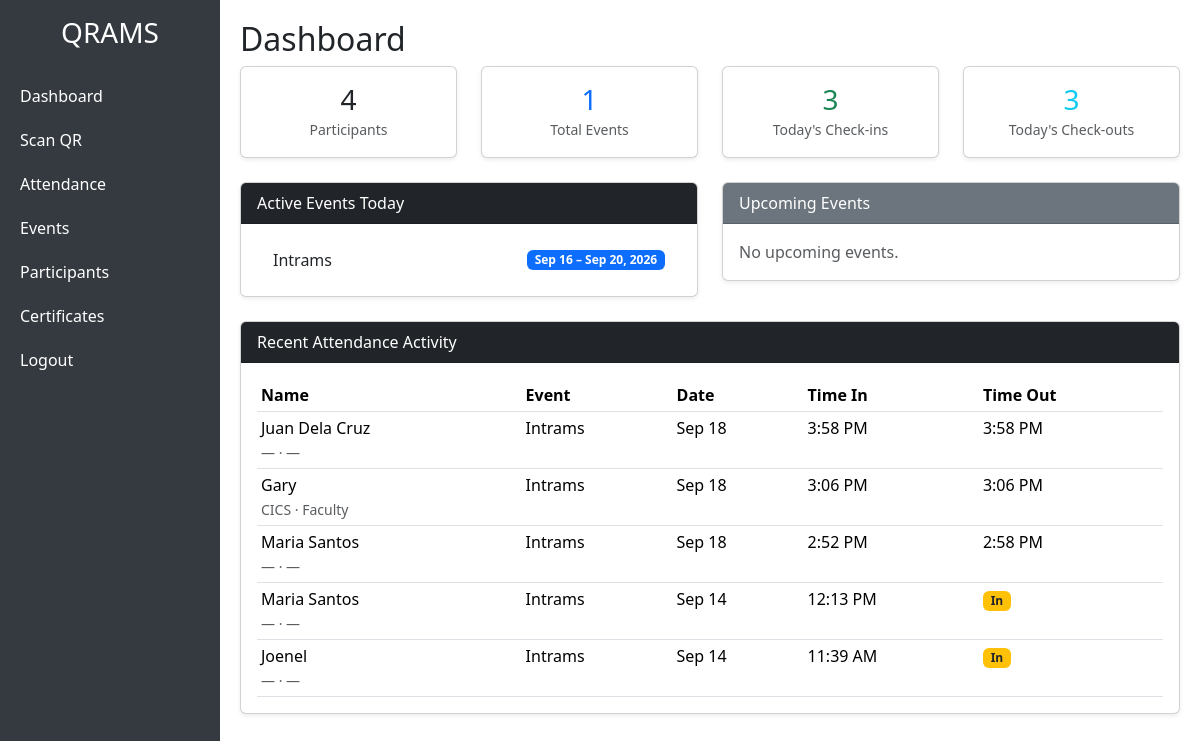
Page /admin/dashboard.php (signed in) on the committed database.
### tables this page shows
CREATE TABLE `events` (
  `id` int(11) NOT NULL,
  `event_name` varchar(100) NOT NULL,
  `start_date` date NOT NULL,
  `end_date` date NOT NULL,
  `allowed_departments` text DEFAULT NULL,
  `allowed_year_levels` text DEFAULT NULL,
  `venue_lat` decimal(10,8) DEFAULT NULL,
  `venue_lng` decimal(11,8) DEFAULT NULL,
  `radius_meters` int(11) DEFAULT 100,
  `signatory_name` varchar(100) DEFAULT NULL,
  `signatory_signature` varchar(255) DEFAULT NULL
);

CREATE TABLE `attendance` (
  `id` int(11) NOT NULL,
  `user_id` int(11) NOT NULL,
  `event_id` int(11) NOT NULL,
  `attendance_date` date NOT NULL,
  `latitude` decimal(10,8) DEFAULT NULL,
  `longitude` decimal(11,8) DEFAULT NULL,
  `accuracy` float DEFAULT NULL,
  `time_in` datetime NOT NULL,
  `time_out` datetime DEFAULT NULL,
  `out_latitude` decimal(10,8) DEFAULT NULL,
  `out_longitude` decimal(11,8) DEFAULT NULL,
  `out_accuracy` float DEFAULT NULL
);

CREATE TABLE `users` (
  `id` int(11) NOT NULL,
  `name` varchar(100) NOT NULL,
  `role` varchar(50) NOT NULL,
  `department` varchar(100) DEFAULT NULL,
  `year_level` varchar(50) DEFAULT NULL,
  `email` varchar(100) DEFAULT NULL
);

### admin/dashboard.php (the view, shortened to what this page needs)
<?php include 'header.php'; ?>
<h2>Dashboard</h2>
<?php
$today = date('Y-m-d');
$totalUsers = (int)$conn->query("SELECT COUNT(*) FROM users")->fetchColumn();
$totalEvents = (int)$conn->query("SELECT COUNT(*) FROM events")->fetchColumn();
$stmt = $conn->prepare("SELECT COUNT(*) FROM attendance WHERE attendance_date = ?");
$stmt->execute([$today]);
$todayCheckins = (int)$stmt->fetchColumn();
$stmt = $conn->prepare("SELECT COUNT(*) FROM attendance WHERE attendance_date = ? AND time_out IS NOT NULL");
$stmt->execute([$today]);
$todayCheckouts = (int)$stmt->fetchColumn();
?>
<div class="row mb-4">
    <div class="col-md-3">
        <div class="card text-center shadow-sm">
            <div class="card-body">
                <h3 class="mb-0"><?= $totalUsers ?></h3>
                <small class="text-muted">Participants</small>
            </div>
        </div>
    </div>
    <div class="col-md-3">
        <div class="card text-center shadow-sm">
            <div class="card-body">
                <h3 class="mb-0 text-primary"><?= $totalEvents ?></h3>
                <small class="text-muted">Total Events</small>
            </div>
        </div>
    </div>
    <div class="col-md-3">
        <div class="card text-center shadow-sm">
            <div class="card-body">
                <h3 class="mb-0 text-success"><?= $todayCheckins ?></h3>
                <small class="text-muted">Today's Check-ins</small>
            </div>
        </div>
    </div>
    <div class="col-md-3">
        <div class="card text-center shadow-sm">
            <div class="card-body">
                <h3 class="mb-0 text-info"><?= $todayCheckouts ?></h3>
                <small class="text-muted">Today's Check-outs</small>
            </div>
        </div>
    </div>
</div>
<div class="row">
    <div class="col-md-6">
        <div class="card shadow-sm mb-4">
            <div class="card-header bg-dark text-white">
                Active Events Today
            </div>
            <div class="card-body">
                <?php
                $stmt = $conn->prepare("
                    SELECT id, event_name, start_date, end_date
                    FROM events
                    WHERE ? BETWEEN start_date AND end_date
                    ORDER BY start_date DESC
                ");
                $stmt->execute([$today]);
                $activeList = $stmt->fetchAll(PDO::FETCH_ASSOC);
                if (empty($activeList)) {
                    echo '<p class="text-muted mb-0">No events active today.</p>';
                } else {
                    echo '<ul class="list-group list-group-flush">';
                    foreach ($activeList as $e) {
                        $range = $e['start_date'] === $e['end_date']
                            ? date('M j, Y', strtotime($e['start_date']))
                            : date('M j', strtotime($e['start_date'])) . ' – ' . date('M j, Y', strtotime($e['end_date']));
                        echo '<li class="list-group-item d-flex justify-content-between align-items-center">'
                           . htmlspecialchars($e['event_name'])
                           . '<span class="badge bg-primary">' . $range . '</span>'
                           . '</li>';
                    }
                    echo '</ul>';
                }
                ?>
            </div>
        </div>
    </div>
    <div class="col-md-6">
        <div class="card shadow-sm mb-4">
            <div class="card-header bg-secondary text-white">
                Upcoming Events
            </div>
            <div class="card-body">
                <?php
                $stmt = $conn->prepare("
                    SELECT id, event_name, start_date, end_date
                    FROM events
                    WHERE start_date > ?
                    ORDER BY start_date ASC
                    LIMIT 5
                ");
                $stmt->execute([$today]);
                $upcoming = $stmt->fetchAll(PDO::FETCH_ASSOC);
                if (empty($upcoming)) {
                    echo '<p class="text-muted mb-0">No upcoming events.</p>';
                }
                ?>
            </div>
        </div>
    </div>
</div>
<div class="card shadow-sm">
    <div class="card-header bg-dark text-white">
        Recent Attendance Activity
    </div>
    <div class="card-body">
        <?php
        $stmt = $conn->query("
            SELECT a.attendance_date, a.time_in, a.time_out,
                   u.name, u.department, u.year_level,
                   e.event_name
            FROM attendance a
            JOIN users  u ON u.id = a.user_id
            JOIN events e ON e.id = a.event_id
            ORDER BY a.time_in DESC
            LIMIT 10
        ");
        $recent = $stmt->fetchAll(PDO::FETCH_ASSOC);
        if (empty($recent)) {
            echo '<p class="text-muted mb-0">No attendance recorded yet.</p>';
        } else {
        ?>
            <table class="table table-sm table-hover mb-0">
                <thead>
                    <tr>
                        <th>Name</th>
                        <th>Event</th>
                        <th>Date</th>
                        <th>Time In</th>
                        <th>Time Out</th>
                    </tr>
                </thead>
                <tbody>
                    <?php foreach ($recent as $r): ?>
                        <tr>
                            <td>
                                <?= htmlspecialchars($r['name']) ?>
                                <br><small class="text-muted">
                                    <?= htmlspecialchars($r['department'] ?? '—') ?> ·
                                    <?= htmlspecialchars($r['year_level'] ?? '—') ?>
                                </small>
                            </td>
                            <td><?= htmlspecialchars($r['event_name']) ?></td>
                            <td><?= date('M j', strtotime($r['attendance_date'])) ?></td>
                            <td><?= date('g:i A', strtotime($r['time_in'])) ?></td>
                            <td>
                                <?php if ($r['time_out']): ?>
                                    <?= date('g:i A', strtotime($r['time_out'])) ?>
                                <?php else: ?>
                                    <span class="badge bg-warning text-dark">In</span>
                                <?php endif; ?>
                            </td>
                        </tr>
                    <?php endforeach; ?>
                </tbody>
            </table>
        <?php } ?>
    </div>
</div>
<?php include 'footer.php'; ?>

### admin/header.php (style rules this page uses)
body { min-height: 100vh; display: flex; }

### rows in the picture
events: event_name "Intrams", range "Sep 16 – Sep 20, 2026"
attendance: user.name "Juan Dela Cruz", user.department "—", user.year_level "—", event.event_name "Intrams", attendance_date "Sep 18", time_in "3:58 PM", time_out "3:58 PM"
attendance: user.name "Gary", user.department "CICS", user.year_level "Faculty", event.event_name "Intrams", attendance_date "Sep 18", time_in "3:06 PM", time_out "3:06 PM"
attendance: user.name "Maria Santos", user.department "—", user.year_level "—", event.event_name "Intrams", attendance_date "Sep 18", time_in "2:52 PM", time_out "2:58 PM"
attendance: user.name "Maria Santos", user.department "—", user.year_level "—", event.event_name "Intrams", attendance_date "Sep 14", time_in "12:13 PM"
attendance: user.name "Joenel", user.department "—", user.year_level "—", event.event_name "Intrams", attendance_date "Sep 14", time_in "11:39 AM"

### other values in the picture
$totalUsers "4"
$totalEvents "1"
$todayCheckins "3"
$todayCheckouts "3"
